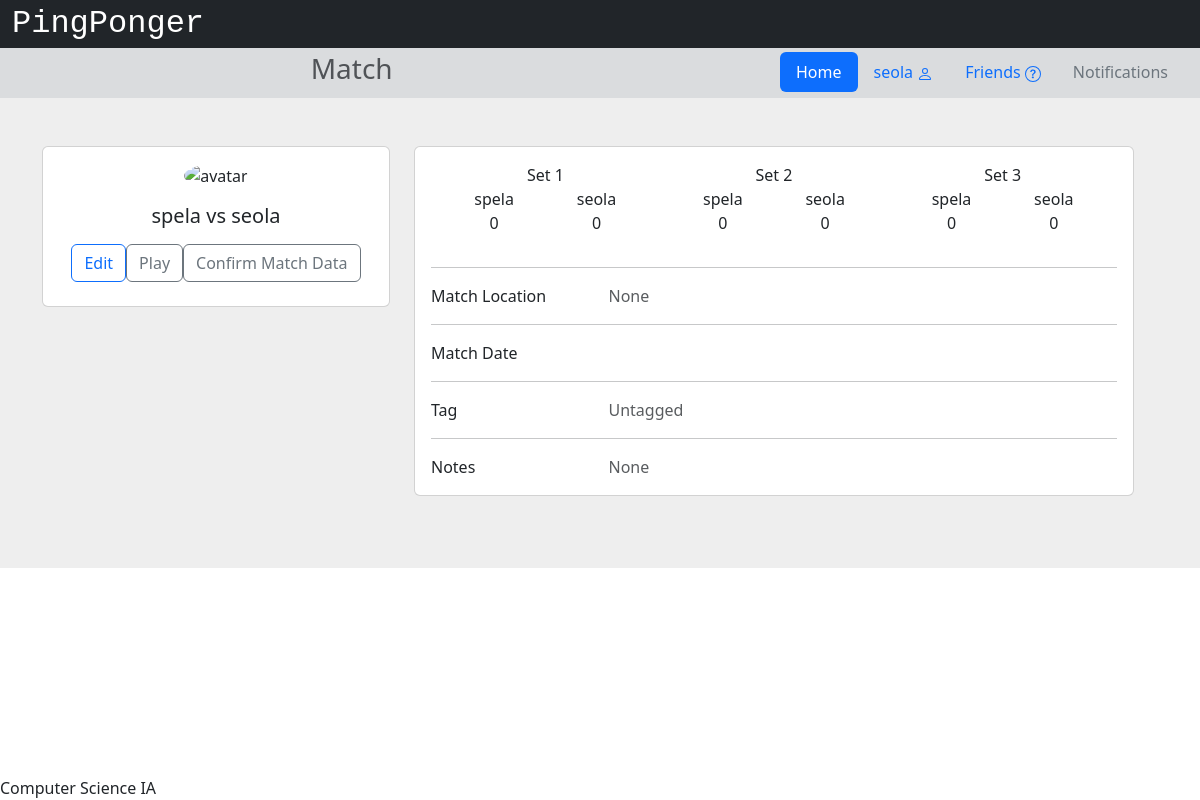
The page /match/20 (signed in) on the database its author committed.
### app/models.py (models this page shows, shortened)
class User(db.Model, UserMixin):
    __tablename__ = 'users'
    id = db.Column(db.Integer, primary_key=True)
    username = db.Column(db.String(32), nullable=False)
    email = db.Column(db.String(320), index=True, unique=True, nullable=False)
    password_hash = db.Column(db.String(128))
    join_date = db.Column(db.DateTime(timezone=True), default=datetime.now)
    experience = db.Column(db.String(12))
    age_group = db.Column(db.String(6))
    location_id = db.Column(db.Integer, db.ForeignKey('locations.id'))
    location = db.relationship('Location', back_populates='users')
    notifications = db.Relationship('Notification', back_populates='user', order_by='Notification.id.desc()')

class Location(db.Model):
    __tablename__ = 'locations'
    id = db.Column(db.Integer, primary_key=True)
    location = db.Column(db.String(60))
    users = db.relationship('User', back_populates='location')
    matches = db.relationship('Match', back_populates='location')

class Tag(db.Model):
    __tablename__ = 'tags'
    id = db.Column(db.Integer, primary_key=True)
    tag = db.Column(db.String(60))
    matches = db.relationship('Match', back_populates='tag')

class Match(db.Model):
    __tablename__ = 'matches'
    id = db.Column(db.Integer, primary_key=True)
    unique = db.Column(db.String(10), nullable=False)
    notes = db.Column(db.Text())
    setiCount = db.Column(db.Integer)
    date = db.Column(db.DateTime(timezone=True))
    finished = db.Column(db.Boolean)
    confirmA = db.Column(db.Boolean)
    confirmB = db.Column(db.Boolean)
    friendship_id = db.Column(db.Integer, db.ForeignKey('friendships.id'))
    tag_id = db.Column(db.Integer, db.ForeignKey('tags.id'))
    location_id = db.Column(db.Integer, db.ForeignKey('locations.id'))
    friendship = db.relationship('Friendship', back_populates='matches')
    tag = db.relationship('Tag', back_populates='matches')
    location = db.relationship('Location', back_populates='matches')
    winner = db.Column(db.Integer)
    loser = db.Column(db.Integer)
    sets = db.relationship('Set', back_populates='match', lazy=True)

### app/views.py (the view)
@app.route('/match/<id>')
@login_required
def oneMatch(id):
    session['url'] = url_for('oneMatch', id=id)
    match = Match.query.filter(Match.id == id).first()
    if match == None:
        return redirect(url_for('index'))
    if match.finished:
        return render_template('onematch.html', user=current_user, match=match, User=User, winner=User.query.get(match.winner), loser=User.query.get(match.loser))
    u1=User.query.get(match.friendship.friendA)
    u2=User.query.get(match.friendship.friendB)
    if current_user == u1 and match.confirmA:
        return render_template('currentmatch.html', match=match, User=User, u1=u1, u2=u2, confirmable=False)
    if current_user == u2 and match.confirmB:
        return render_template('currentmatch.html', match=match, User=User, u1=u1, u2=u2, confirmable=False)
    return render_template('currentmatch.html', match=match, User=User, u1=u1, u2=u2, confirmable=True)

### app/views.py (called while the page is built)
@login_manager.user_loader
def load_user(user_id):
    return User.query.get(int(user_id))

### app/templates/currentmatch.html (shortened to what this page needs)
{% extends "base.html" %}
{% block head %}
    {{ super() }}
{% endblock %}
{% block pagetitle %}Match{% endblock %}
{% block content %}
    <section style="background-color: #eee;">
        <div class="container py-5">
            <div class="row">
                <div class="row">
                    <div class="col-lg-4">
                        <div class="card mb-4">
                            <div class="card-body text-center">
                                <img src="https://mdbcdn.b-cdn.net/img/Photos/new-templates/bootstrap-chat/ava3.webp" alt="avatar"
                                    class="rounded-circle img-fluid" style="width: 150px;">
                                <h5 class="my-3">{{u1.username}} vs {{u2.username}}</h5>
                                <div class="d-flex justify-content-center mb-2">
                                    {% if confirmable %}
                                        <a type="button" class="btn btn-outline-primary" href="/editmatch/{{match.id}}">Edit</a>
                                        <a type="button" class="btn btn-outline-secondary" href="/match/{{match.id}}/{{match.unique}}">Play</a>
                                        <a type="button" class="btn btn-outline-secondary" href="{{url_for('matchConfirm', matchID=match.id)}}">Confirm Match Data</a>
                                    {% else %}
                                        <p>Your opponent hasn't confirmed the results yet.</p>
                                    {% endif %}
                                </div>
                            </div>
                        </div>
                    </div>
                    <div class="col-lg-8">
                        <div class="card mb-4">
                            <div class="card-body">
                                <div class="container">
                                    <div class="row">
                                        {% for i in range(match.setiCount) %}
                                            {% if i < match.sets|length %}
                                                <div class="col-sm-4">
                                                    <div class="container">
                                                        <div class="row">
                                                            <p class="mb-0 text-center">Set {{i+1}}</p>
                                                        </div>
                                                        <div class="row">
                                                            <div class="col-sm">
                                                                <p class="mb-0 text-center">{{u1.username}}</p>
                                                                <p class="text-center">{{match.sets[i].scoreA}}</p>
                                                            </div>
                                                            <div class="col-sm">
                                                                <p class="mb-0 text-center">{{u2.username}}</p>
                                                                <p class="text-center">{{match.sets[i].scoreB}}</p>
                                                            </div>
                                                        </div>
                                                    </div>
                                                </div>
                                            {% else %}
                                                <div class="col-sm-4">
                                                    <div class="container">
                                                        <div class="row">
                                                            <p class="mb-0 text-center">Set {{i+1}}</p>
                                                        </div>
                                                        <div class="row">
                                                            <div class="col-sm">
                                                                <p class="mb-0 text-center">{{u1.username}}</p>
                                                                <p class="text-center">0</p>
                                                            </div>
                                                            <div class="col-sm">
                                                                <p class="mb-0 text-center">{{u2.username}}</p>
                                                                <p class="text-center">0</p>
                                                            </div>
                                                        </div>
                                                    </div>
                                                </div>
                                            {% endif %}
                                        {% endfor %}
                                    </div>
                                </div>
                                <hr>
                                <div class="row">
                                    <div class="col-sm-3">
                                        <p class="mb-0">Match Location</p>
                                    </div>
                                    <div class="col-sm-9">
                                        <p class="text-muted mb-0">{{match.location.location}}</p>
                                    </div>
                                </div>
                                <hr>
                                <div class="row">
                                    <div class="col-sm-3">
                                        <p class="mb-0">Match Date</p>
                                    </div>
                                    <div class="col-sm-9">
                                    </div>
                                </div>
                                <hr>
                                <div class="row">
                                    <div class="col-sm-3">
                                        <p class="mb-0">Tag</p>
                                    </div>
                                    <div class="col-sm-9">
                                        <p class="text-muted mb-0">
                                            {{match.tag.tag}}
                                        </p>
                                    </div>
                                </div>
                                <hr>
                                <div class="row">
                                    <div class="col-sm-3">
                                        <p class="mb-0">Notes</p>
                                    </div>
                                    <div class="col-sm-9">
                                        <p class="text-muted mb-0">
                                            {{match.notes}}
                                        </p>
                                    </div>
                                </div>
                            </div>
                        </div>
                    </div>
                </div>
            </div>
        </div>
    </section>
{% endblock %}

### app/templates/base.html (shortened to what this page needs)
<!DOCTYPE html>
<html lang="en">
    <head>
        {% block head %}
        <link href="https://cdn.jsdelivr.net/npm/bootstrap@5.3.2/dist/css/bootstrap.min.css" rel="stylesheet">
        <link rel="stylesheet" href="https://cdnjs.cloudflare.com/ajax/libs/font-awesome/4.7.0/css/font-awesome.min.css">
        <link rel="stylesheet" href="{{ url_for('static', filename='style.css') }}">
        {% endblock %}
    </head>
    <body>
        <div id="header">
            {% block header %}
            <div class="container-fluid">
                <div class="row bg-dark">
                    <a class="navbar-brand text-white" style="font-size: 2rem; font-family: var(--bs-font-monospace) !important;" href="/">PingPonger</a>
                </div>
                <div class="row bg-secondary bg-opacity-25 p-1">
                    <div class="col-7">
                        <h3 class="text-muted d-flex justify-content-center">
                            {% block pagetitle %}{% endblock %}
                        </h3>
                    </div>
                    <div class="col-5 d-flex justify-content-end">
                        <ul class="nav nav-pills">
                            <li class="nav-item">
                                <a class="nav-link active" href="/">Home</a>
                            </li>
                            <li class="nav-item">
                                {% if current_user.is_authenticated %}
                                    <li class="nav-item">
                                        <a class="nav-link" href="{{url_for('profile', username=current_user.username, userID=current_user.id)}}">{{current_user.username}}
                                        </a>
                                    </li>
                                    {% else %}
                                    <li class="nav-item">
                                        <a class="nav-link" href="/login">Log In</a>
                                    </li>
                                {% endif %}
                            </li>
                            <li class="nav-item">
                                <a class="nav-link" href="{{url_for('allusers', who='friends')}}">
                                        Friends
                                </a>
                            </li>
                            <li class="nav-item">
                                <a class="nav-link text-secondary" href="/notifications">Notifications</a>
                            </li>
                        </ul>
                    </div>
                </div>
            </div>
            {% endblock %}
        </div>
        <div id="content">{% block content %}{% endblock %}</div>
        <div id="footer" class="fixed-bottom">
            {% block footer %}
            Computer Science IA
            {% endblock %}
        </div>
    </body>
</html>

### app/static/style.css (style rules this page uses)
div { text-align: justify; text-justify: inter-word; }

### rows shown on the page
User: username "seola", username "seola" "seola" "seola"
User: username "spela", username "spela" "spela" "spela"
Location: location.location "None"
Tag: tag.tag "Untagged"
Match: notes "None"

### other values the page prints
{{ i+1 }} "1" "2" "3"
